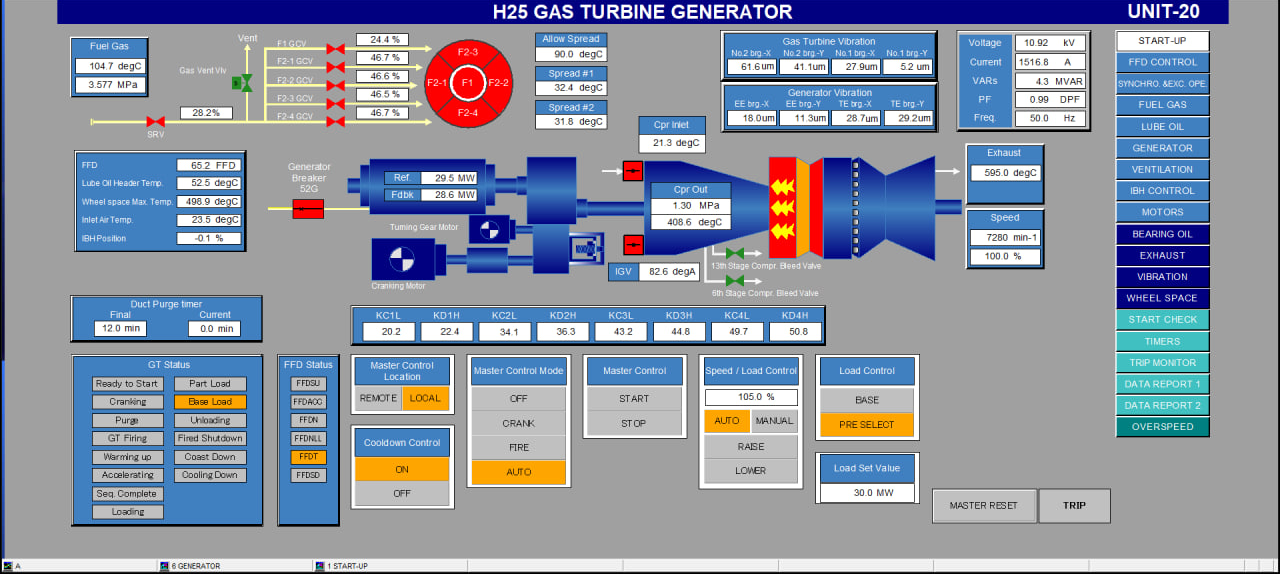
#> input picture ref_orig/01_startup.png, 1280 x 574 px, found by its file name; its folder holds only this picture in this run
$ python find_template2.py
#> lines starting #> are read from the running program, lines starting #| are printed output that depends on the picture; long printed decimals are rounded
import os
from PIL import Image, ImageFont, ImageDraw
import math

def render(word, font, size):
#> called with word = 'Filed Switch', font = 'C:/Windows/Fonts/tahoma.ttf', size = 12
    f = ImageFont.truetype(font, size)
    bb = f.getbbox(word)
    w, h = bb[2] - bb[0] + 6, bb[3] - bb[1] + 6
    im = Image.new('L', (w, h), 255)
#> im: PIL image 77x16 L; every value is 255
    d = ImageDraw.Draw(im)
    d.text((3 - bb[0], 3 - bb[1]), word, font=f, fill=0)
    return im

FONT = 'C:/Windows/Fonts/tahoma.ttf'
tmpl = render('Filed Switch', FONT, 12)
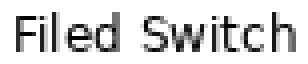
#> tmpl: PIL image 77x16 L (shown 4 times larger); min 0, max 255, mean 216
tw, th = tmpl.size
#> tw = 77; th = 16
tp = tmpl.load()
tmask = [(x, y) for y in range(th) for x in range(tw) if tp[x, y] < 128]
#> tmask = 196 pairs, first value 4 to 73, second value 3 to 12
print('tmpl', tmpl.size, 'dark', len(tmask))
#| tmpl (77, 16) dark 196

for f in sorted(os.listdir('ref_orig')):
    if not f.endswith('.png'):
        continue
    hay = Image.open(os.path.join('ref_orig', f)).convert('L')
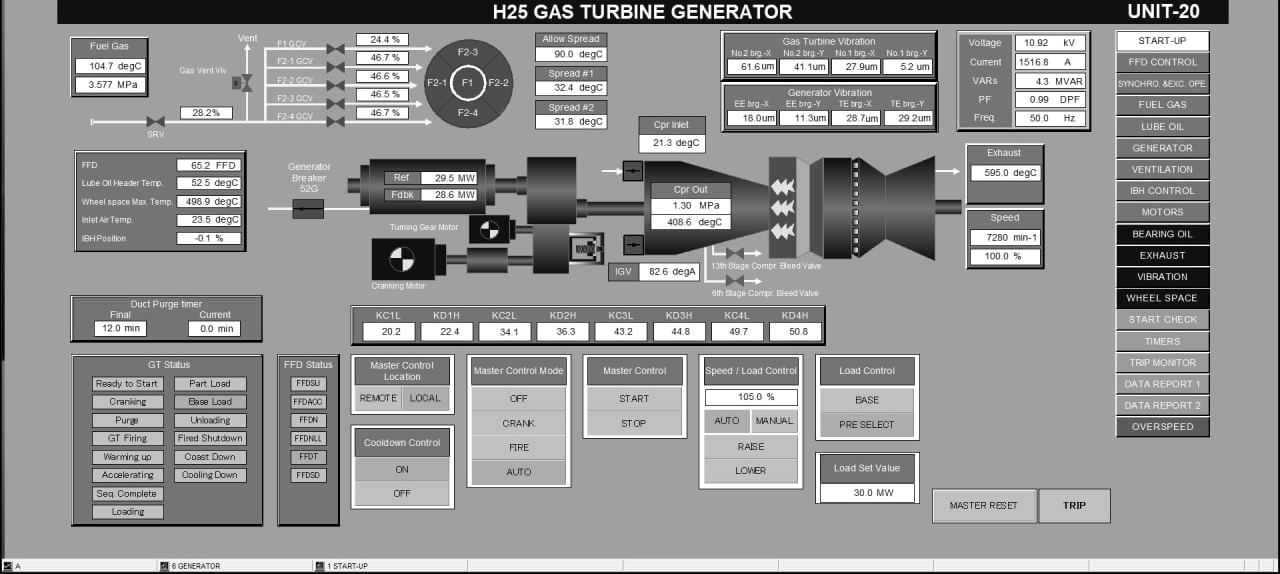
#> hay: PIL image 1280x574 L; min 0, max 255, mean 146.9
    hp = hay.load()
    HW, HH = hay.size
#> HW = 1280; HH = 574
    best = []
    for y in range(0, HH - th, 3):
        for x in range(0, HW - tw, 3):
            hit = 0
            for (tx, ty) in tmask[::3]:
                if hp[x + tx, y + ty] < 150:
                    hit += 1
            score = hit / (len(tmask) / 3)
            if score > 0.45:
                best.append((score, x, y))
#> after the loop, best = 25957 items
    best.sort(reverse=True)
    print(f, len(best), best[:6])
#| 01_startup.png 25957 [(1.010, 1134, 210), (1.010, 1131, 102), (1.010, 1128, 231), (1.010, 1119, 231), (1.010, 1113, 273), (1.010, 1059, 0)]

$ run again, on ref_orig/05_lube_oil.png
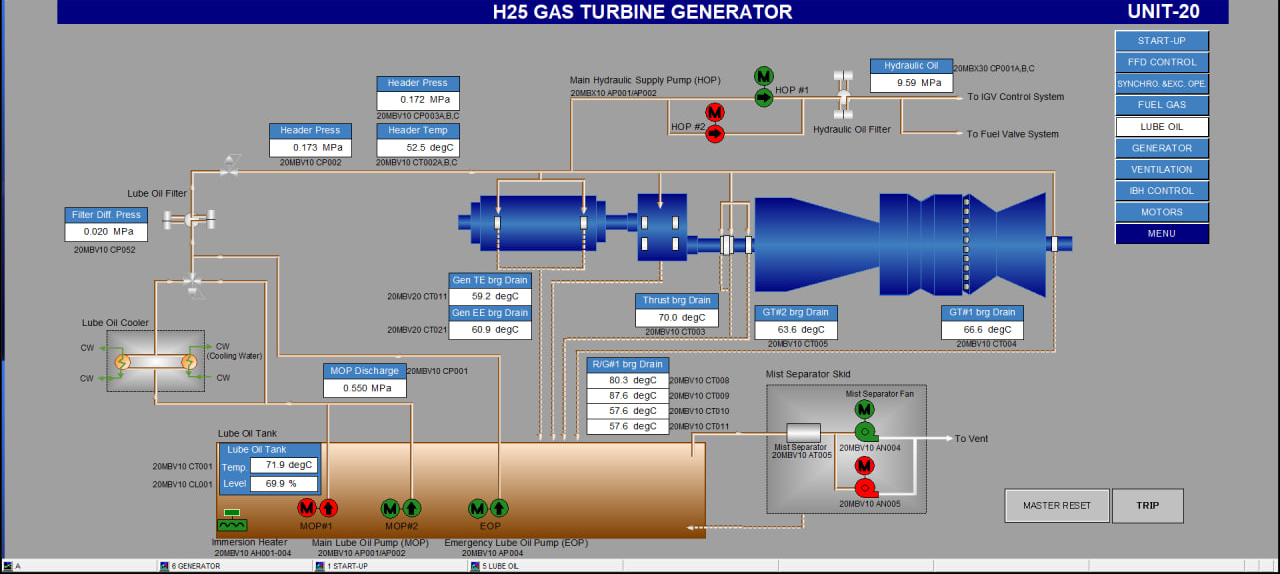
#> input picture ref_orig/05_lube_oil.png, 1280 x 574 px, found by its file name
#> im: PIL image 77x16 L; every value is 255
#> tmask = 196 pairs, first value 4 to 73, second value 3 to 12
#| tmpl (77, 16) dark 196
#> `hay = Image.open(os.path.join('ref_orig', f)).convert('L')`:
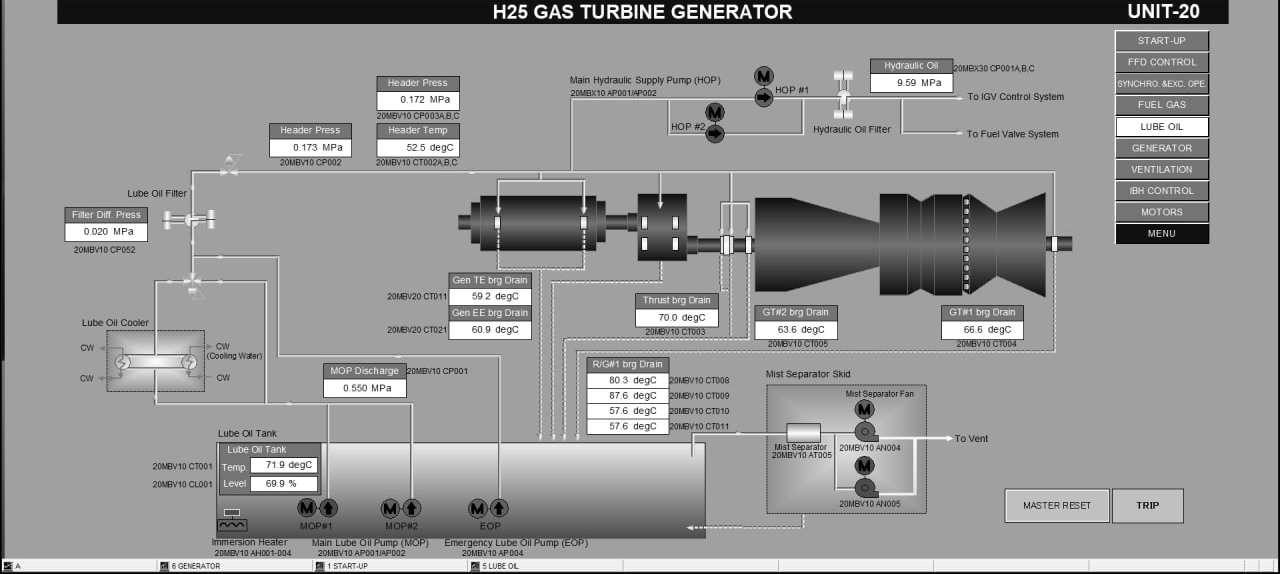
#> hay: PIL image 1280x574 L; min 0, max 255, mean 149.8
#> after the loop `for y in range(0, HH - th, 3):`: best = 14189 items, first 6: (0.52, 18, 0), (0.566, 21, 0), (0.566, 24, 0), (0.566, 27, 0), (0.658, 30, 0), (0.719, 33, 0)
#| 05_lube_oil.png 14189 [(1.010, 1131, 231), (1.010, 1131, 102), (1.010, 1122, 228), (1.010, 1119, 231), (1.010, 1116, 231), (1.010, 1116, 81)]

$ run again, on ref_orig/06_generator.png
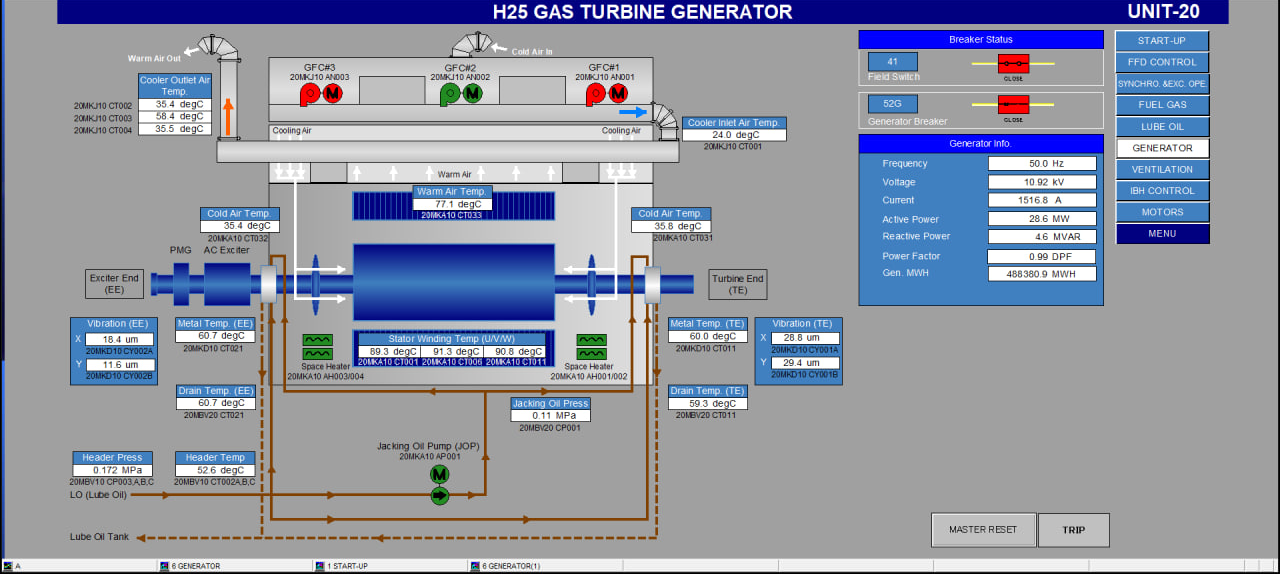
#> input picture ref_orig/06_generator.png, 1280 x 574 px, found by its file name
#> im: PIL image 77x16 L; every value is 255
#> tmask = 196 pairs, first value 4 to 73, second value 3 to 12
#| tmpl (77, 16) dark 196
#> `hay = Image.open(os.path.join('ref_orig', f)).convert('L')`:
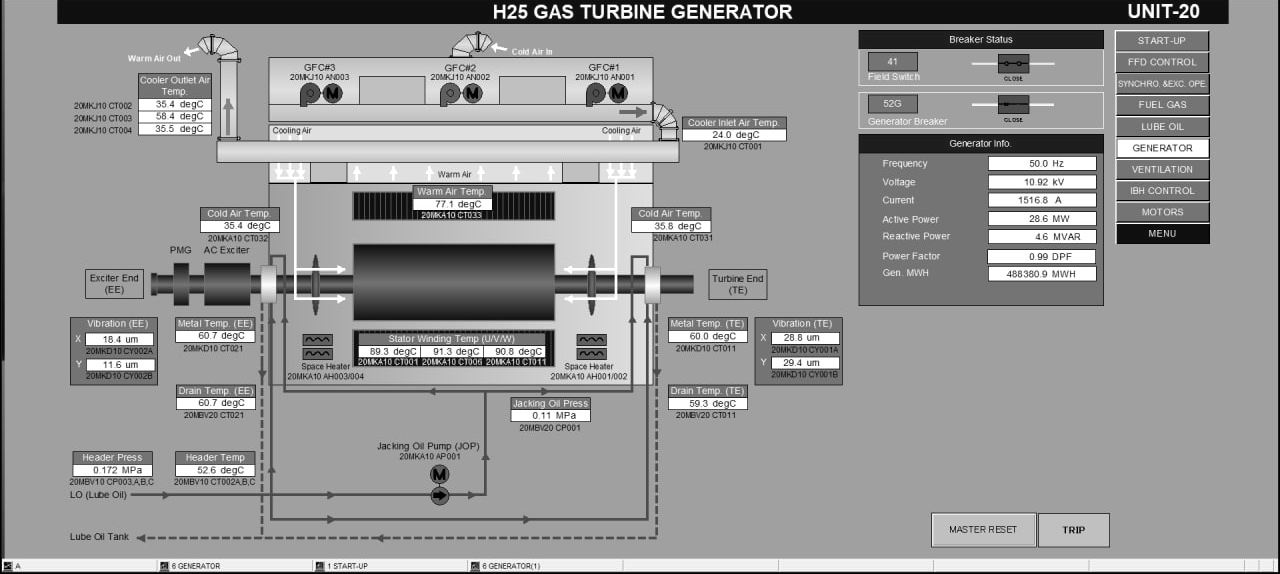
#> hay: PIL image 1280x574 L; min 0, max 255, mean 150.5
#> after the loop `for y in range(0, HH - th, 3):`: best = 16472 items, first 6: (0.52, 18, 0), (0.566, 21, 0), (0.566, 24, 0), (0.566, 27, 0), (0.658, 30, 0), (0.719, 33, 0)
#| 06_generator.png 16472 [(1.010, 1134, 231), (1.010, 1134, 210), (1.010, 1131, 231), (1.010, 1131, 102), (1.010, 1119, 231), (1.010, 1116, 231)]

$ run again, on ref_orig/07_ventilation.png
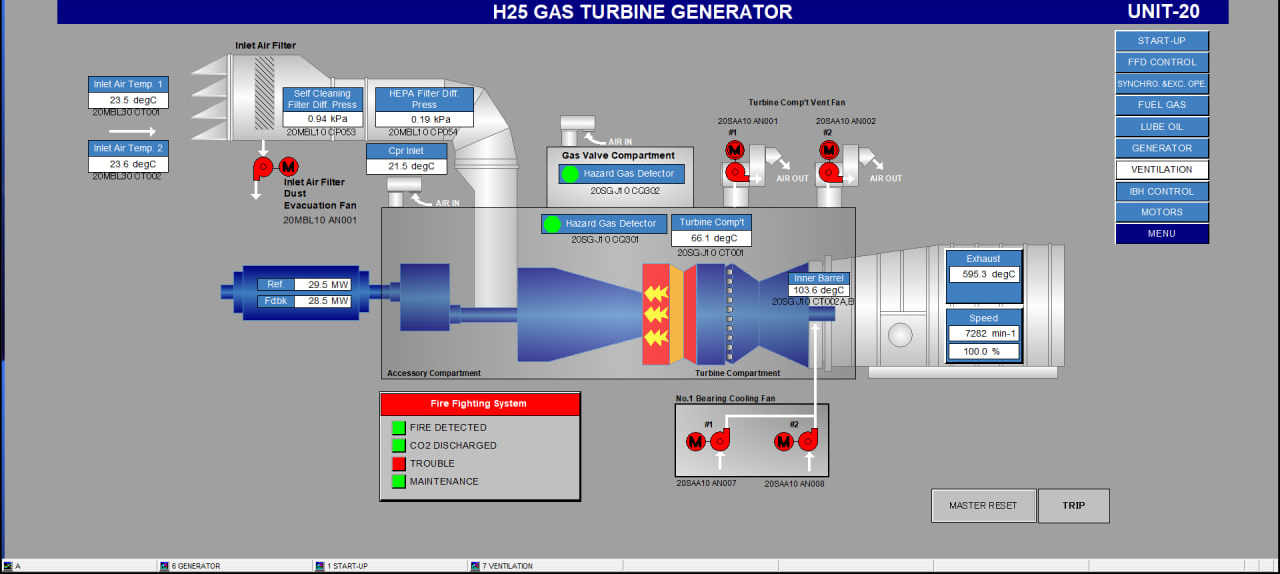
#> input picture ref_orig/07_ventilation.png, 1280 x 574 px, found by its file name
#> im: PIL image 77x16 L; every value is 255
#> tmask = 196 pairs, first value 4 to 73, second value 3 to 12
#| tmpl (77, 16) dark 196
#> `hay = Image.open(os.path.join('ref_orig', f)).convert('L')`:
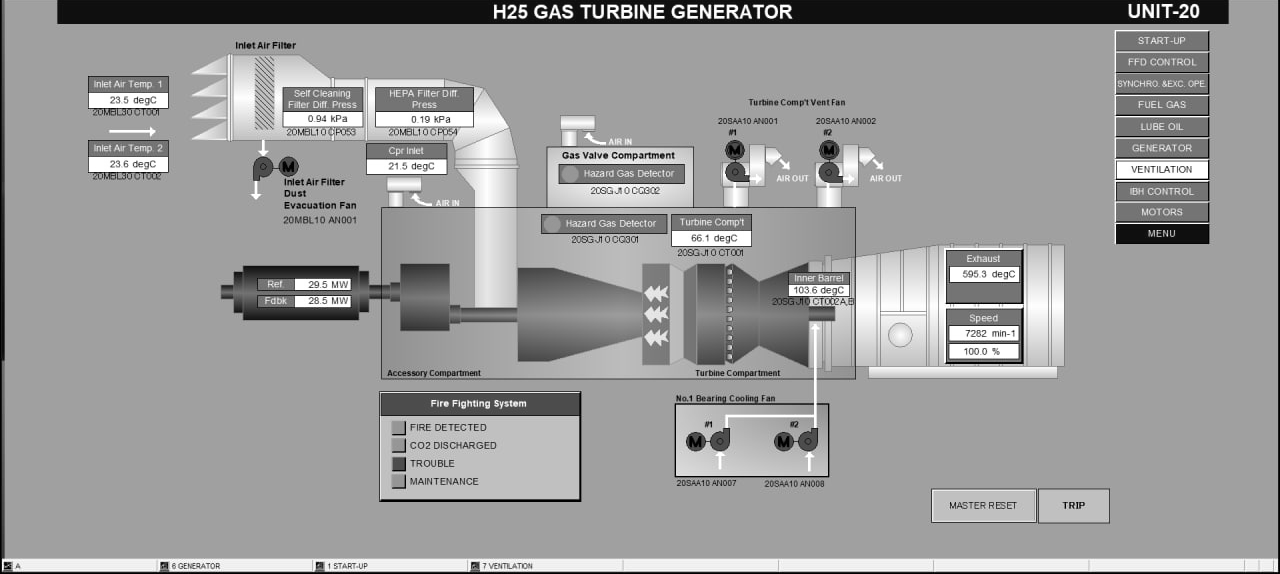
#> hay: PIL image 1280x574 L; min 0, max 255, mean 155
#> after the loop `for y in range(0, HH - th, 3):`: best = 11763 items, first 6: (0.52, 18, 0), (0.566, 21, 0), (0.566, 24, 0), (0.566, 27, 0), (0.658, 30, 0), (0.719, 33, 0)
#| 07_ventilation.png 11763 [(1.010, 1131, 231), (1.010, 1131, 102), (1.010, 1122, 228), (1.010, 1119, 231), (1.010, 1116, 231), (1.010, 1116, 81)]

$ run again, on ref_orig/02_ffd_control.png
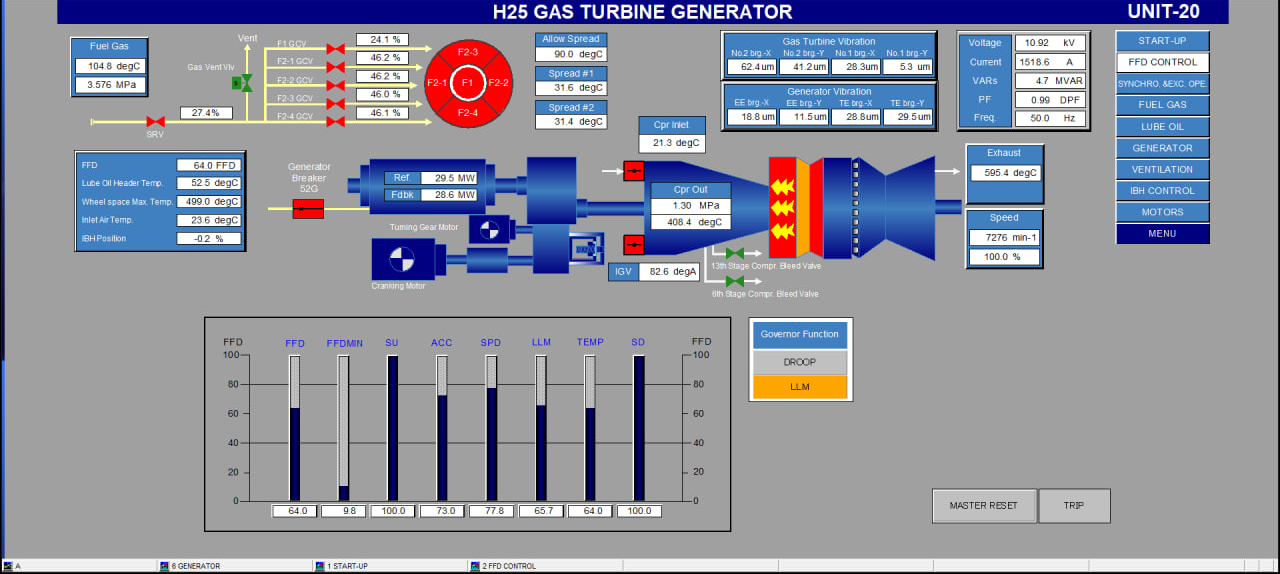
#> input picture ref_orig/02_ffd_control.png, 1280 x 574 px, found by its file name
#> im: PIL image 77x16 L; every value is 255
#> tmask = 196 pairs, first value 4 to 73, second value 3 to 12
#| tmpl (77, 16) dark 196
#> `hay = Image.open(os.path.join('ref_orig', f)).convert('L')`:
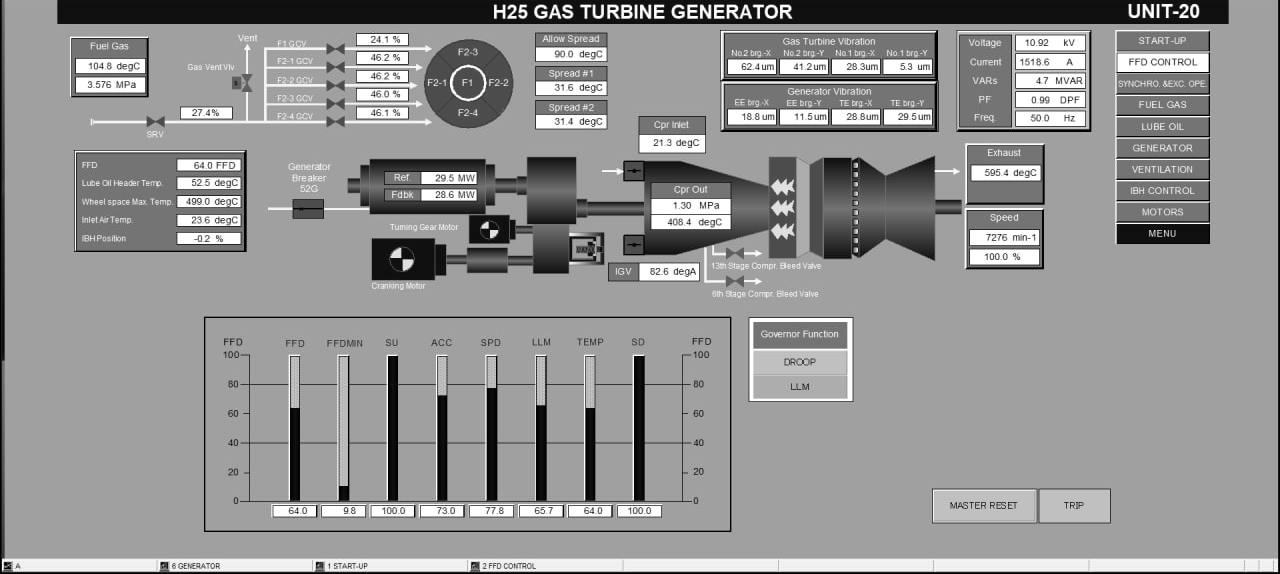
#> hay: PIL image 1280x574 L; min 0, max 255, mean 147.3
#> after the loop `for y in range(0, HH - th, 3):`: best = 16437 items, first 6: (0.52, 18, 0), (0.566, 21, 0), (0.566, 24, 0), (0.566, 27, 0), (0.658, 30, 0), (0.719, 33, 0)
#| 02_ffd_control.png 16437 [(1.010, 1134, 231), (1.010, 1134, 210), (1.010, 1131, 231), (1.010, 1131, 102), (1.010, 1119, 231), (1.010, 1116, 231)]
